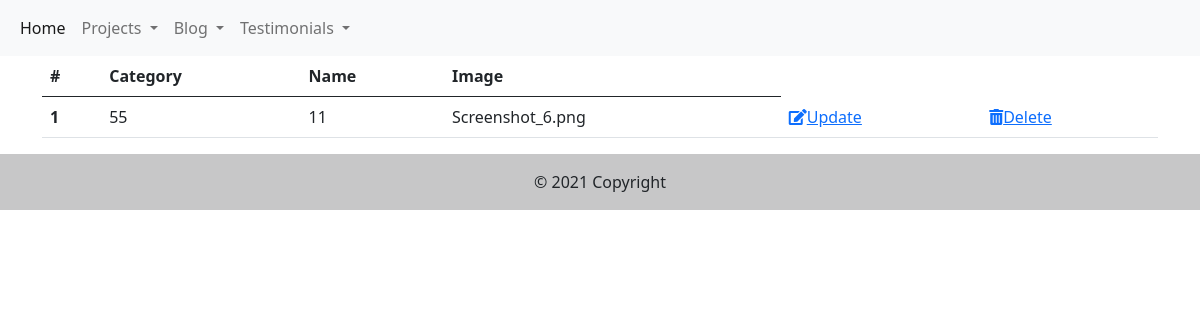
Before: /admin/project with the older database file.
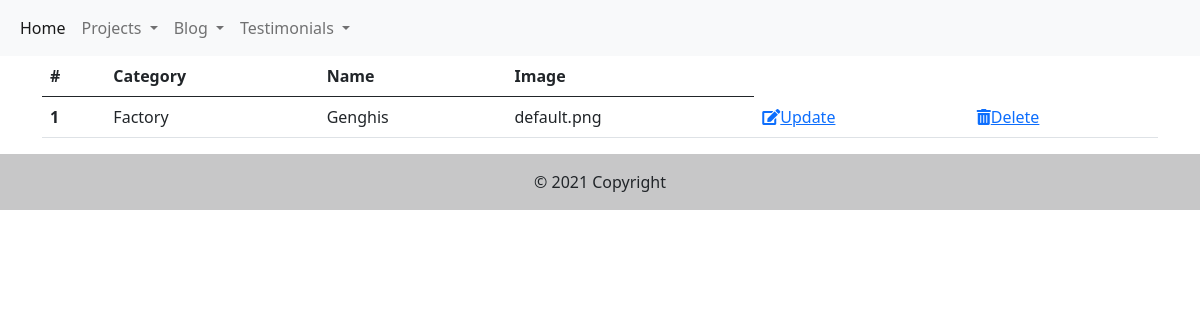
After: the same page with the newer database file.
### app.py (models this page shows)
class Project(db.Model):
    id = db.Column(db.Integer, primary_key=True)
    name = db.Column(db.String(50), nullable=False)
    image = db.Column(db.String(20), default='uploads/default.jpeg')
    category = db.Column(db.Integer, db.ForeignKey('procategory.id'), nullable=False)

### app.py (the view)
@app.route('/admin/project')
def project_list():
    projects = Project.query.all()
    return render_template('admin/project.html', projects=projects)

### templates/admin/project.html
{% extends 'admin/base.html' %}
{% block content %}
<div class="container">
    <div class="row ">
      <div class="col">
        <table class="table">
            <thead>
              <tr>
                <th scope="col">#</th>
                <th scope="col">Category</th>
                <th scope="col">Name</th>
                <th scope="col">Image</th>
              </tr>
            </thead>
            <tbody>
               {% for project in projects %}
              <tr>
                <th scope="row">{{project.id}}</th>
                <td>{{project.category}}</td>
                <td>{{project.name}}</td>
                <td>{{project.image}}</td>
                <td><a href="{{url_for('project_update', id=project.id)}}"><i class="fas fa-edit"></i>Update</a></td>
                <td><a href="{{url_for('pro_delete', id=project.id)}}"><i class="fas fa-trash-alt"></i>Delete</a></td>             </tr>
              {% endfor %}
            </tbody>
          </table>
      </div>
    </div>
  </div>
{% endblock %}

### templates/admin/base.html (shortened to what this page needs)
<!doctype html>
<html lang="en">
<head>
    <link rel="stylesheet" href="https://cdnjs.cloudflare.com/ajax/libs/font-awesome/5.15.3/css/all.min.css">
    <link href="https://cdn.jsdelivr.net/npm/bootstrap@5.0.1/dist/css/bootstrap.min.css" rel="stylesheet"
>
</head>
<body>
    {% include 'admin/includes/navbar.html' %}
        {% block content %}
        {% endblock %}
    {% include 'admin/includes/footer.html' %}
</body>
</html>

### templates/admin/includes/navbar.html (shortened to what this page needs)
<nav class="navbar navbar-expand-lg navbar-light bg-light">
    <div class="container-fluid">
      <div class="collapse navbar-collapse" id="navbarSupportedContent">
        <ul class="navbar-nav me-auto mb-2 mb-lg-0">
          <li class="nav-item">
            <a class="nav-link active" aria-current="page" href="/admin">Home</a>
          </li>
          <li class="nav-item dropdown">
            <a class="nav-link dropdown-toggle" href="#" id="navbarDropdown" role="button" data-bs-toggle="dropdown" aria-expanded="false">
              Projects
            </a>
          </li>
          <li class="nav-item dropdown">
            <a class="nav-link dropdown-toggle" href="#" id="navbarDropdown" role="button" data-bs-toggle="dropdown" aria-expanded="false">
              Blog
            </a>
          </li>
          <li class="nav-item dropdown">
            <a class="nav-link dropdown-toggle" href="#" id="navbarDropdown" role="button" data-bs-toggle="dropdown" aria-expanded="false">
              Testimonials
            </a>
          </li>
        </ul>
      </div>
    </div>
  </nav>

### templates/admin/includes/footer.html (shortened to what this page needs)
<footer class="bg-light text-center text-lg-start">
    <div class="text-center p-3" style="background-color: rgba(0, 0, 0, 0.2);">
      © 2021 Copyright
    </div>
  </footer>

Changed rows visible on the page:
changed Project id 1: category "55" → "Factory"; name "11" → "Genghis"; image "Screenshot_6.png" → "default.png"
